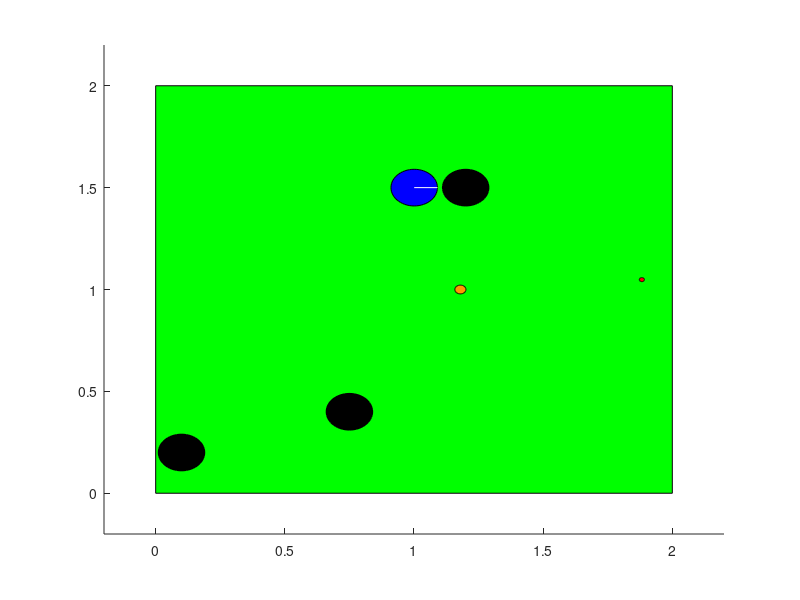

Here is the MATLAB script that generated this plot: (Note: this script raises an error after producing the figure.)
function SSL_3()
% ENB329 RoboCup F180 Small Size Simulator
% David Ball
% Queensland University of Technology, Australia

% Kinematic simulator with rendering
% This version has:
% Field (without corners or goals)
% ball movement with slow down
% robot movement (really just an object)
% ball-wall collisions
% ball-robot collisions
% there is no robot-wall collisions on purpose (for debugging later)

%     Copyright (C) 2013 David Ball (david.ball@qut.edu.au)
% 
%     This program is free software: you can redistribute it and/or modify
%     it under the terms of the GNU General Public len_micense as published by
%     the Free Software Foundation, either version 3 of the len_micense, or
%     (at your option) any later version.
% 
%     This program is distributed in the hope that it will be useful,
%     but WITHOUT ANY WARRANTY; without even the implied warranty of
%     MERCHANTABILITY or FITNESS FOR A PARTICULAR PURPOSE.  See the
%     GNU General Public len_micense for more details.
% 
%     You should have received a copy of the GNU General Public len_micense
%     along with this program.  If not, see <http://www.gnu.org/licenses/>.

global CONSTANTS;
CONSTANTS.FIELD_SIZE_X = 2.0;
CONSTANTS.FIELD_SIZE_Y = 2.0;
CONSTANTS.GOAL_MIN_Y = 0.65;
CONSTANTS.GOAL_MAX_Y = 1.35;
CONSTANTS.BALL_RADIUS = 0.043 / 2.0;
CONSTANTS.ROBOT_RADIUS = 0.180 / 2.0;
CONSTANTS.BALL_SLOW = 1.0 - 0.005;
CONSTANTS.KICKER_VEL = 3.0;
CONSTANTS.TIME_STEP = 0.02;
CONSTANTS.WHEEL_BASE = 0.1;

fig_handle = figure('Position', [0 0 600 600]);
finished = 0;

global robot;
global obstacles;
global ball;
% start positions and velocities
ball.px = CONSTANTS.FIELD_SIZE_X/2.0+0.1;
ball.py = CONSTANTS.FIELD_SIZE_Y/2.0;
ball.vx = 4;
ball.vy = 0;
robot.px = CONSTANTS.FIELD_SIZE_X/2.0;
robot.py = 3.0 * CONSTANTS.FIELD_SIZE_Y/4.0;
robot.pt = 0;
robot.vx = 0;
robot.vy = 0;
robot.vt = 0;
obstacles(1).px = 0.1;
obstacles(1).py = 0.2; 
obstacles(2).px = 0.75; 
obstacles(2).py = 0.4;
obstacles(3).px = 1.2;
obstacles(3).py = 1.5;

time = 0;

rf = 0.5;
rt = 2.0;


vr = 0;
vl = 0;
kicker = 1;

MAX_ROBOT_VEL = 0.5;
MAX_ROBOT_ROT = 2.0;

navigation.goal_x = CONSTANTS.FIELD_SIZE_X / 2.0;
navigation.goal_y = CONSTANTS.FIELD_SIZE_Y / 2.0;

GOAL_P = 100.0;

DIFF = 1;

goal_map = zeros(360);
obs_map = zeros(360);
res_map = zeros(360);

while (finished == 0)
    try test = get(fig_handle); catch ME, break; end%#ok<NASGU>
    
    % this simulates a perfect global position sensor
    [r_px, r_py, r_pt, r_vx, r_vy, r_vt] = Get_Robot();
        
     if mod(time, 5) < CONSTANTS.TIME_STEP
        navigation.goal_x = rand * CONSTANTS.FIELD_SIZE_X;
        navigation.goal_y = rand * CONSTANTS.FIELD_SIZE_Y;
     end
    
    goal_rad = atan2(navigation.goal_y - r_py, navigation.goal_x - r_px);
    goal_error = Get_Signed_Delta_Rad(r_pt, goal_rad);
    
    
    d_rt = min(MAX_ROBOT_ROT, max(-MAX_ROBOT_ROT, goal_error * GOAL_P * CONSTANTS.TIME_STEP));
    d_rf = MAX_ROBOT_VEL * (1.0 - 0.8*abs(d_rt)/MAX_ROBOT_ROT);

    if DIFF
        [vr, vl] = Diff_Controller(d_rf, d_rt, sqrt(r_vx^2 + r_vy^2), r_vt);     
        Simulate(vr, vl, kicker);
    end
    
    Render(navigation);
    map_size = 0.5;
    inc = 4;
    for angle = 1:inc:(360-1)
        line([robot.px + goal_map(angle) * map_size * cos(degtorad(angle)), robot.px + goal_map(Clip_Deg_360(angle+inc)) * map_size * cos(degtorad(angle+inc))], [robot.py + goal_map(angle) * map_size * sin(degtorad(angle)), robot.py + goal_map(Clip_Deg_360(angle+inc)) * map_size * sin(degtorad(angle+inc))], 'Color', [0 0 0], 'LineWidth', 2);
        line([robot.px + obs_map(angle) * map_size * cos(degtorad(angle)), robot.px + obs_map(Clip_Deg_360(angle+inc)) * map_size * cos(degtorad(angle+inc))], [robot.py + obs_map(angle) * map_size * sin(degtorad(angle)), robot.py + obs_map(Clip_Deg_360(angle+inc)) * map_size * sin(degtorad(angle+inc))], 'Color', [1 0 0], 'LineWidth', 2);
    end
  
    hold off;
    drawnow; 
    
   % pause(CONSTANTS.TIME_STEP);   
   
    time = time + CONSTANTS.TIME_STEP
    

end

end


function [vr, vl] = Diff_Controller(d_rf, d_rt, current_rf, current_rt)
global CONSTANTS;
global robot;

    r_acc = 2.0 * CONSTANTS.TIME_STEP;

    if d_rf < r_acc && current_rf < r_acc
        rf = d_rf;    
    elseif d_rf > current_rf
        rf = current_rf + r_acc;
    else
        rf = current_rf - r_acc;
    end

  %  current_rt = robot.vt;
    
    if abs(d_rt) < r_acc && abs(current_rt) < r_acc
        rt = d_rt;    
    elseif d_rt > 0 && d_rt >= current_rt
        rt = current_rt + r_acc;
    elseif d_rt > 0 && d_rt < current_rt
        rt = current_rt - r_acc;
    elseif d_rt < 0 && d_rt <= current_rt
        rt = current_rt - r_acc;
    elseif d_rt < 0 && d_rt > current_rt
        rt = current_rt + r_acc;
    end 
   
    vr = rf + rt * CONSTANTS.WHEEL_BASE / 2.0;
    vl = rf - rt * CONSTANTS.WHEEL_BASE / 2.0;
end

function [px, py, pt, vx, vy, vt] = Get_Robot()
    
    global robot;

    px = robot.px;
    py = robot.py;
    pt = robot.pt;
    vx = robot.vx;
    vy = robot.vy;
    vt = robot.vt;
end

function Simulate(vr, vl, kicker)

global CONSTANTS;
global robot;
global obstacles;
global ball;
    vf = (vr + vl)/2;
    robot.vt = (vr - vl)/CONSTANTS.WHEEL_BASE;

    
    robot.vx = vf * cos(robot.pt);
    robot.vy = vf * sin(robot.pt);
    
    % update the position of the robot
    robot.px = robot.px + robot.vx * CONSTANTS.TIME_STEP;
    robot.py = robot.py + robot.vy * CONSTANTS.TIME_STEP;
    robot.pt = robot.pt + robot.vt * CONSTANTS.TIME_STEP;

    % update the ball by the time step
    ball.vx = ball.vx * CONSTANTS.BALL_SLOW;
    ball.vy = ball.vy * CONSTANTS.BALL_SLOW;
    ball.px = ball.px + ball.vx * CONSTANTS.TIME_STEP;
    ball.py = ball.py + ball.vy * CONSTANTS.TIME_STEP;

    % collision detection
    % makes many assumptions like
    %   no energy lost on collisions
    %   no deformation of wall, robot or ball
    %   no slip during collision
    %   ball has zero mass, robot has infinte ball
    if (ball.px < CONSTANTS.BALL_RADIUS)
       ball.vx = -ball.vx;
    end
    if (ball.py < CONSTANTS.BALL_RADIUS)
       ball.vy = -ball.vy;
    end
    if (ball.px > CONSTANTS.FIELD_SIZE_X - CONSTANTS.BALL_RADIUS)
       ball.vx = -ball.vx;
    end
    if (ball.py > CONSTANTS.FIELD_SIZE_Y - CONSTANTS.BALL_RADIUS)
       ball.vy = -ball.vy;
    end    
    
    for robot_i = 0:size(obstacles, 1)
        

        if robot_i == 0
            rx = robot.px;
            ry = robot.py;
            rvx = robot.vx;
            rvy = robot.vy;
        else
            rx = obstacles(1, robot_i).px;
            ry = obstacles(1, robot_i).py;
            rvx = 0;
            rvy = 0;
        end

        robot_ball_dist = sqrt((ball.px-rx)^2 + (ball.py-ry)^2);

        % kicker
        if robot_i == 0 && kicker == 1
            if (robot_ball_dist < CONSTANTS.ROBOT_RADIUS + CONSTANTS.BALL_RADIUS)
                ball.vx = CONSTANTS.KICKER_VEL * cos(atan2(ball.py-ry, ball.px-rx));
                ball.vy = CONSTANTS.KICKER_VEL * sin(atan2(ball.py-ry, ball.px-rx));
            end
        else
            
            if (robot_ball_dist < CONSTANTS.ROBOT_RADIUS + CONSTANTS.BALL_RADIUS)
                % from 'zylum' here: http://compsci.ca/v3/viewtopic.php?t=14897
                if ( ((rx - ball.px) * (ball.vx - rvx) + (ry - ball.py) * (ball.vy - rvy)) > 0)
                    nx = (ball.px - rx) / (CONSTANTS.BALL_RADIUS + CONSTANTS.ROBOT_RADIUS);
                    ny = (ball.py - ry) / (CONSTANTS.BALL_RADIUS + CONSTANTS.ROBOT_RADIUS); 
                    a1 = ball.vx * nx + ball.vy * ny;
                    a2 = rvx * nx + rvy * ny;
                    p = 2 * (a1 - a2) / (2 * pi * CONSTANTS.BALL_RADIUS + 2 * pi * CONSTANTS.ROBOT_RADIUS);

                    ball.vx = ball.vx - p * nx * 2 * pi * CONSTANTS.ROBOT_RADIUS;
                    ball.vy = ball.vy - p * ny * 2 * pi * CONSTANTS.ROBOT_RADIUS;   

                    % it doesn't make sense to change the robot velocity because
                    % (a) it has a much higher mass and (b) the robot has actuators and controller
                end
            end
     
        end
    end

end

function Render(navigation)

global CONSTANTS;
global robot;
global obstacles;
global ball;

    % RENDER SCENE
    subplot(1, 1, 1, 'replace');    
    hold on;    
    % draw field
    rectangle('Position', [0, 0, CONSTANTS.FIELD_SIZE_X, CONSTANTS.FIELD_SIZE_Y], 'FaceColor', 'g');
    % draw the obstacles
    for robot_i = 1:size(obstacles, 2)
        rectangle('Position', [obstacles(1, robot_i).px - CONSTANTS.ROBOT_RADIUS, obstacles(1, robot_i).py - CONSTANTS.ROBOT_RADIUS, CONSTANTS.ROBOT_RADIUS * 2, CONSTANTS.ROBOT_RADIUS * 2], 'Curvature', [1 1], 'FaceColor', [0 0 0]);       
    end
   % draw robot
    rectangle('Position', [robot.px - CONSTANTS.ROBOT_RADIUS, robot.py - CONSTANTS.ROBOT_RADIUS, CONSTANTS.ROBOT_RADIUS * 2, CONSTANTS.ROBOT_RADIUS * 2], 'Curvature', [1 1], 'FaceColor', [0 0 1]);    
    line([robot.px robot.px + CONSTANTS.ROBOT_RADIUS * cos(robot.pt)], [robot.py robot.py + CONSTANTS.ROBOT_RADIUS * sin(robot.pt)], 'Color', [1 1 1]);
    % draw ball
    rectangle('Position', [ball.px - CONSTANTS.BALL_RADIUS, ball.py - CONSTANTS.BALL_RADIUS, CONSTANTS.BALL_RADIUS * 2, CONSTANTS.BALL_RADIUS * 2], 'Curvature', [1 1], 'FaceColor', [1 0.6 0]);
    % draw goal
    rectangle('Position', [navigation.goal_x - 0.01, navigation.goal_y - 0.01, 0.01 * 2, 0.01 * 2], 'Curvature', [1 1], 'FaceColor', [1 0 0]);
    
    axis([-0.2, CONSTANTS.FIELD_SIZE_X + 0.2, -0.2, CONSTANTS.FIELD_SIZE_Y + 0.2]);

  
end

function [delta]=Get_Min_Delta(d1, d2, max)
% Get the minimum delta distance between two values assuming a wrap to zero
% at max
    delta = min([abs(d1 - d2), max - abs(d1 - d2)]);
end

function [angle]=Clip_Rad_360(angle)
% Clip the input angle to between 0 and 2pi radians

    while angle < 0
        angle = angle + 2*pi;
    end
    while angle >= 2*pi
        angle = angle - 2*pi;
    end
end

function [angle]=Clip_Deg_360(angle)
% Clip the input angle to between 0 and 360 radians

    while angle < 1
        angle = angle + 360;
    end
    while angle >= 361
        angle = angle - 360;
    end
end

function [angle]=Clip_Rad_180(angle)
% Clip the input angle to between -pi and pi radians

    while angle > pi
        angle = angle - 2*pi;
    end
    while angle <= -pi
        angle = angle + 2*pi;
    end
end




function [angle]=Get_Signed_Delta_Rad(angle1, angle2)
% Get the signed delta angle from angle1 to angle2 handling the wrap from 2pi
% to 0.

    dir = Clip_Rad_180(angle2 - angle1);

    delta_angle = abs(Clip_Rad_360(angle1) - Clip_Rad_360(angle2));

    if (delta_angle) < (2*pi - delta_angle)
        if (dir > 0)
            angle = delta_angle;
        else
            angle = -delta_angle;
        end
    else
        if (dir > 0)
            angle = 2*pi - delta_angle;
        else
            angle = -(2*pi - delta_angle);
        end
    end

end